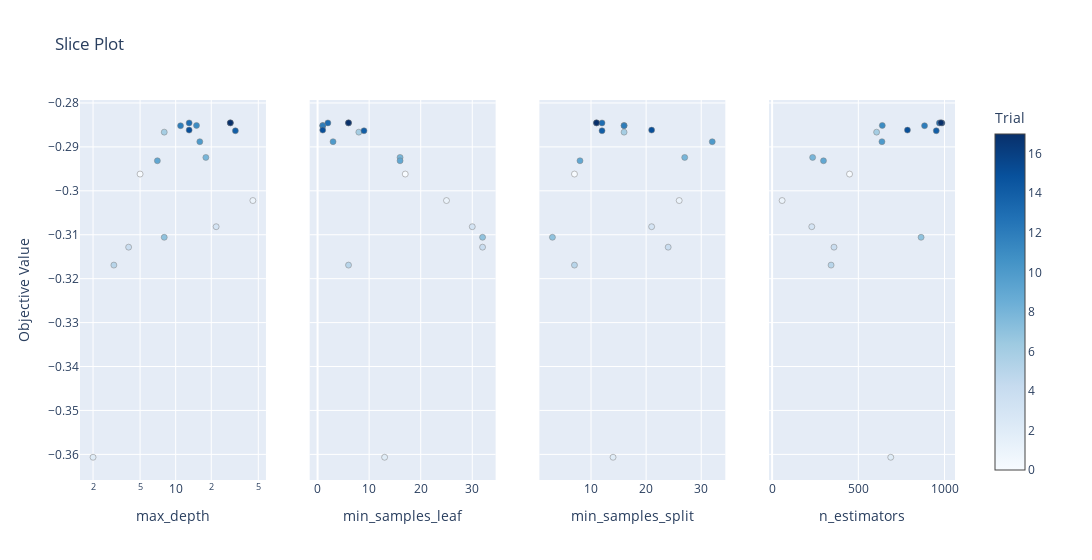

The notebook cell this image was saved under:
### Markdown cell above
Dla wybranych parametrów model osiągniął bład RMSE = 0.2845. Następnie przeanalizowano które parametry miały największy wpływ na ten wynik i sprawdzono czy istnieją zalezności między RMSE a poszczególnymi hiperparametrami:

### Code cell
optuna.visualization.plot_slice(study_rf, params=['n_estimators', 'max_depth', 'min_samples_split', 'min_samples_leaf'])

### Figure 1 — Plotly figure (JSON) as saved in the notebook; plotly's stock layout.template omitted (floating-point values rounded to 4 significant figures)
{"data": [{"marker": {"color": [0, 1, 2, 3, 4, 5, 6, 7, 8, 9, 10, 11, 12, 13, 14, 15, 16, 17], "colorbar": {"title": {"text": "Trial"}, "x": 1, "xpad": 40}, "colorscale": [[0, "rgb(247,251,255)"], [0.125, "rgb(222,235,247)"], [0.25, "rgb(198,219,239)"], [0.375, "rgb(158,202,225)"], [0.5, "rgb(107,174,214)"], [0.625, "rgb(66,146,198)"], [0.75, "rgb(33,113,181)"], [0.875, "rgb(8,81,156)"], [1, "rgb(8,48,107)"]], "line": {"color": "Grey", "width": 0.5}, "showscale": true}, "mode": "markers", "name": "Feasible Trial", "showlegend": false, "type": "scatter", "x": [5, 45, 2, 22, 4, 3, 8, 8, 18, 7, 16, 15, 11, 13, 32, 13, 29, 29], "xaxis": "x", "y": [-0.2962, -0.3022, -0.3607, -0.3082, -0.3128, -0.3169, -0.2866, -0.3106, -0.2924, -0.2932, -0.2888, -0.2851, -0.2852, -0.2845, -0.2863, -0.2862, -0.2846, -0.2845], "yaxis": "y"}, {"marker": {"color": [0, 1, 2, 3, 4, 5, 6, 7, 8, 9, 10, 11, 12, 13, 14, 15, 16, 17], "colorbar": {"title": {"text": "Trial"}, "x": 1, "xpad": 40}, "colorscale": [[0, "rgb(247,251,255)"], [0.125, "rgb(222,235,247)"], [0.25, "rgb(198,219,239)"], [0.375, "rgb(158,202,225)"], [0.5, "rgb(107,174,214)"], [0.625, "rgb(66,146,198)"], [0.75, "rgb(33,113,181)"], [0.875, "rgb(8,81,156)"], [1, "rgb(8,48,107)"]], "line": {"color": "Grey", "width": 0.5}, "showscale": false}, "mode": "markers", "name": "Feasible Trial", "showlegend": false, "type": "scatter", "x": [17, 25, 13, 30, 32, 6, 8, 32, 16, 16, 3, 1, 1, 2, 9, 1, 6, 6], "xaxis": "x2", "y": [-0.2962, -0.3022, -0.3607, -0.3082, -0.3128, -0.3169, -0.2866, -0.3106, -0.2924, -0.2932, -0.2888, -0.2851, -0.2852, -0.2845, -0.2863, -0.2862, -0.2846, -0.2845], "yaxis": "y2"}, {"marker": {"color": [0, 1, 2, 3, 4, 5, 6, 7, 8, 9, 10, 11, 12, 13, 14, 15, 16, 17], "colorbar": {"title": {"text": "Trial"}, "x": 1, "xpad": 40}, "colorscale": [[0, "rgb(247,251,255)"], [0.125, "rgb(222,235,247)"], [0.25, "rgb(198,219,239)"], [0.375, "rgb(158,202,225)"], [0.5, "rgb(107,174,214)"], [0.625, "rgb(66,146,198)"], [0.75, "rgb(33,113,181)"], [0.875, "rgb(8,81,156)"], [1, "rgb(8,48,107)"]], "line": {"color": "Grey", "width": 0.5}, "showscale": false}, "mode": "markers", "name": "Feasible Trial", "showlegend": false, "type": "scatter", "x": [7, 26, 14, 21, 24, 7, 16, 3, 27, 8, 32, 16, 16, 12, 12, 21, 11, 11], "xaxis": "x3", "y": [-0.2962, -0.3022, -0.3607, -0.3082, -0.3128, -0.3169, -0.2866, -0.3106, -0.2924, -0.2932, -0.2888, -0.2851, -0.2852, -0.2845, -0.2863, -0.2862, -0.2846, -0.2845], "yaxis": "y3"}, {"marker": {"color": [0, 1, 2, 3, 4, 5, 6, 7, 8, 9, 10, 11, 12, 13, 14, 15, 16, 17], "colorbar": {"title": {"text": "Trial"}, "x": 1, "xpad": 40}, "colorscale": [[0, "rgb(247,251,255)"], [0.125, "rgb(222,235,247)"], [0.25, "rgb(198,219,239)"], [0.375, "rgb(158,202,225)"], [0.5, "rgb(107,174,214)"], [0.625, "rgb(66,146,198)"], [0.75, "rgb(33,113,181)"], [0.875, "rgb(8,81,156)"], [1, "rgb(8,48,107)"]], "line": {"color": "Grey", "width": 0.5}, "showscale": false}, "mode": "markers", "name": "Feasible Trial", "showlegend": false, "type": "scatter", "x": [449, 58, 688, 230, 359, 342, 606, 864, 235, 298, 637, 639, 884, 970, 952, 785, 985, 979], "xaxis": "x4", "y": [-0.2962, -0.3022, -0.3607, -0.3082, -0.3128, -0.3169, -0.2866, -0.3106, -0.2924, -0.2932, -0.2888, -0.2851, -0.2852, -0.2845, -0.2863, -0.2862, -0.2846, -0.2845], "yaxis": "y4"}], "layout": {"title": {"text": "Slice Plot"}, "width": 1200, "xaxis": {"anchor": "y", "domain": [0, 0.2125], "title": {"text": "max_depth"}, "type": "log"}, "xaxis2": {"anchor": "y2", "domain": [0.2625, 0.475], "title": {"text": "min_samples_leaf"}}, "xaxis3": {"anchor": "y3", "domain": [0.525, 0.7375], "title": {"text": "min_samples_split"}}, "xaxis4": {"anchor": "y4", "domain": [0.7875, 1], "title": {"text": "n_estimators"}}, "yaxis": {"anchor": "x", "domain": [0, 1], "title": {"text": "Objective Value"}}, "yaxis2": {"anchor": "x2", "domain": [0, 1], "matches": "y", "showticklabels": false}, "yaxis3": {"anchor": "x3", "domain": [0, 1], "matches": "y", "showticklabels": false}, "yaxis4": {"anchor": "x4", "domain": [0, 1], "matches": "y", "showticklabels": false}}}
